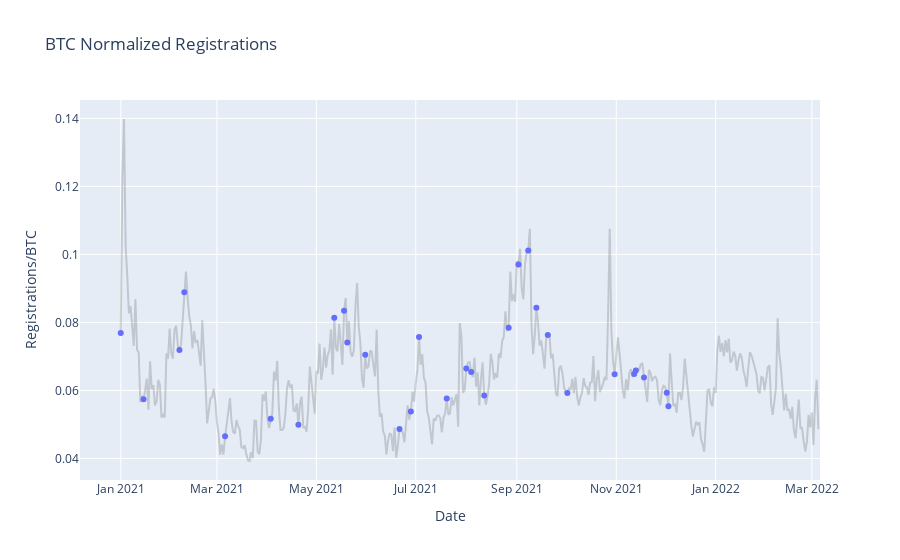

The notebook cell saved with this chart:
### Code cell
import plotly.express as px
import plotly.graph_objects as go

fig1 = px.line(df, x=df["Registration Date"], y=df["Registrations"]/df["BTC Price"], title='BTC Normalized Registrations')
fig1.update_traces(line=dict(color = 'rgba(50,50,50,0.2)'))

fig2 = px.scatter(df_events, x="Registration Date", y=df_events["Registrations"]/df_events["BTC Price"],  hover_data=["Event"])

fig3 = go.Figure(data=fig1.data + fig2.data)
fig3.update_layout(title='BTC Normalized Registrations', xaxis_title="Date",
                   yaxis_title="Registrations/BTC",)
fig3.show()

### Figure 1 — Plotly figure (JSON) as saved in the notebook; plotly's stock layout.template omitted (floating-point values rounded to 4 significant figures; data arrays with more than 128 entries replaced by an {"elided": "..."} marker saying what was removed)
{"data": [{"hovertemplate": "Registration Date=%{x}<br>y=%{y}<extra></extra>", "legendgroup": "", "line": {"color": "rgba(50,50,50,0.2)", "dash": "solid"}, "marker": {"symbol": "circle"}, "mode": "lines", "name": "", "orientation": "v", "showlegend": false, "x": {"elided": "430 str values"}, "xaxis": "x", "y": {"elided": "430 float values"}, "yaxis": "y", "type": "scatter"}, {"customdata": [["BTC Rate: From 6.39% to 6.2 up to 2 BTC and 4.5% for the rest"], ["BTC rate to 4.7% from 4.5% for more than 2 BTC"], ["Started Sending Welcome email again"], ["Elon Musk BTC pump +10K in 1 day"], ["BTC rate to 4% from 4.7% for more than 2 BTC"], ["BTC rate to 3.5% from 4% for more than 2 BTC"], ["Started sending Drip campagin to KYC not passed"], ["BTC crash"], ["CEL ATH"], ["MA v4.8.0@9"], ["UK Block"], ["CEL down more than 50% from ATH"], ["New York and Washington from 70% to 20% CR"], ["BTC rate to 6.2% up to 1 BTC from 2 BTC + ETH rate to 5.35% up to 100 ETH and 5.05% for the rest"], ["BTC bottom"], ["Started sending Drip campagins to KYC passed - No Deposit"], ["ToU / PP / Cookies Policy / $50+$50 / Appsflyer link"], ["Website announcing California Loans"], ["WS 1.0.7 ADA release"], ["Adding the webapp sign up flow to the website"], ["BTC ATH"], ["Kentucky Block"], ["adding ETH promotional rates"], ["ETH rate to 3.5% for more than 100 ETH from 5.05%"], ["CTR to signup page start down trend from 12% to 6%"], ["New stablecoins promotion and rate updates"], ["BTC rate to 6.2% up to 0.25 BTC  and 3.05% for the rest"], ["Update BTC rewards rates | Customer Care main page update"], ["Transition to Next.js"], ["BTC Crash"]], "hovertemplate": "Registration Date=%{x}<br>y=%{y}<br>Event=%{customdata[0]}<extra></extra>", "legendgroup": "", "marker": {"color": "#636efa", "symbol": "circle"}, "mode": "markers", "name": "", "orientation": "v", "showlegend": false, "x": ["2021-01-01 00:00:00", "2021-01-15 00:00:00", "2021-02-06 00:00:00", "2021-02-09 00:00:00", "2021-03-06 00:00:00", "2021-04-03 00:00:00", "2021-04-20 00:00:00", "2021-05-12 00:00:00", "2021-05-18 00:00:00", "2021-05-20 00:00:00", "2021-05-31 00:00:00", "2021-06-21 00:00:00", "2021-06-28 00:00:00", "2021-07-03 00:00:00", "2021-07-20 00:00:00", "2021-08-01 00:00:00", "2021-08-04 00:00:00", "2021-08-12 00:00:00", "2021-08-27 00:00:00", "2021-09-02 00:00:00", "2021-09-08 00:00:00", "2021-09-13 00:00:00", "2021-09-20 00:00:00", "2021-10-02 00:00:00", "2021-10-31 00:00:00", "2021-11-12 00:00:00", "2021-11-13 00:00:00", "2021-11-18 00:00:00", "2021-12-02 00:00:00", "2021-12-03 00:00:00"], "xaxis": "x", "y": [0.07691, 0.0574, 0.07193, 0.0889, 0.0465, 0.05171, 0.04989, 0.08136, 0.08341, 0.0741, 0.07049, 0.04868, 0.05379, 0.07575, 0.05765, 0.06648, 0.06542, 0.05853, 0.07844, 0.09706, 0.1011, 0.08433, 0.07631, 0.05926, 0.06478, 0.06483, 0.06589, 0.06384, 0.05931, 0.05537], "yaxis": "y", "type": "scatter"}], "layout": {"title": {"text": "BTC Normalized Registrations"}, "xaxis": {"title": {"text": "Date"}}, "yaxis": {"title": {"text": "Registrations/BTC"}}}}
